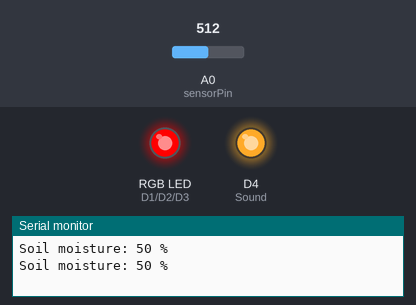
The sketch below on a simulated ESP8266 (NodeMCU). Parts: an RGB LED mixed from three pins (HIGH = lit), output pins drawn as LEDs (lit = HIGH), the last lines printed to the serial monitor. Dashed ring = blinking. The test bench sets the inputs (shaded band); at power-on: A0 (sensorPin) = 512.

Above: at 3.8 s.
3.9 s: A0 (sensorPin) set to 432
7.8 s: A0 (sensorPin) set to 404
At 9.6 s:
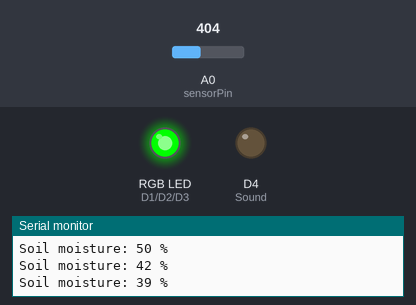
11.7 s: A0 (sensorPin) set to 209
15.6 s: A0 (sensorPin) set to 191
At 17.7 s:
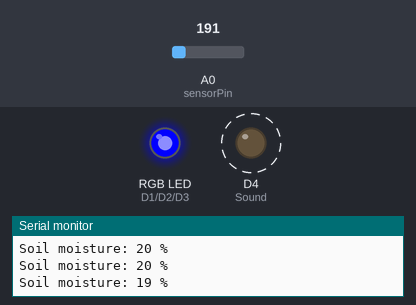
21.5 s: A0 (sensorPin) set to 306
At 23.1 s:
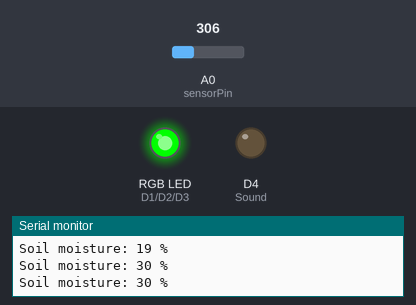
25.4 s: A0 (sensorPin) set to 122
At 26.3 s:
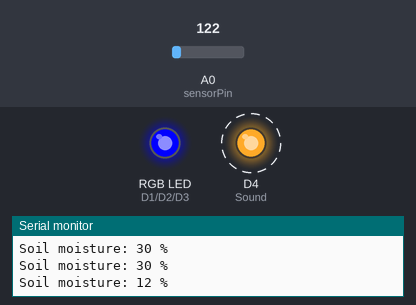
Timing chart, 0 to 34.1 s (numbered marks = the images above; inputs shaded):
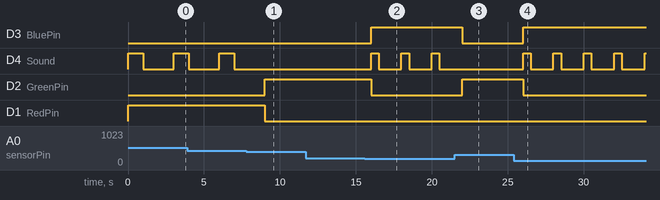

Measured:
- the behaviour switches between 415 and 414 on A0 (sensorPin) (found by bisection; images 0 and 1)
- the behaviour switches between 200 and 199 on A0 (sensorPin) (found by bisection; images 1 and 2)
- after the input at 7.8 s, D4 (Sound): stays LOW (without the input it goes to HIGH after 1.2 s); D2 (GreenPin): LOW → HIGH after 1.2 s; D1 (RedPin): HIGH → LOW after 1.2 s
- after the input at 15.6 s, D3 (BluePin): LOW → HIGH after 0.40 s; D4 (Sound): alternates HIGH for 0.50 s and LOW for 1.5 s, starting after 0.40 s; D2 (GreenPin): HIGH → LOW after 0.40 s
- after the input at 21.5 s, D3 (BluePin): HIGH → LOW after 0.50 s; D4 (Sound): stops changing and stays LOW; D2 (GreenPin): LOW → HIGH after 0.50 s
- after the input at 25.4 s, D3 (BluePin): LOW → HIGH after 0.61 s; D4 (Sound): alternates HIGH for 0.50 s and LOW for 1.5 s, starting after 0.61 s; D2 (GreenPin): HIGH → LOW after 0.61 s

The sketch:

OK.ino
```cpp
int sensorPin = A0; //ชื้น
#define RedPin D1   //กำหนดขา
#define GreenPin D2 //กำหนดขา
#define BluePin D3  //กำหนดขา
#define Sound D4    //กำหนดขา

void setup() {
  Serial.begin(9600); // set up serial port for 9600 baud (speed)

//RGB
  pinMode(RedPin, OUTPUT);
  pinMode(GreenPin, OUTPUT);
  pinMode(BluePin, OUTPUT);

//Sound
  pinMode(Sound,OUTPUT);
}

void loop() {


  int sensorValue;
  sensorValue = analogRead(sensorPin);                //อ่านค่าความชื้น
  sensorValue = map(sensorValue, 0, 1023, 0, 100);
  Serial.print("Soil moisture: ");
  Serial.print(sensorValue);
  Serial.println(" %");

  if(sensorValue >=20 && sensorValue <=40){
    setColor(0, 255, 0);  // ไฟสี green
                          //ไม่มีเสียงเตือน

  }
    else if(sensorValue >=41){
        setColor(255, 0, 0);    // red
        digitalWrite(Sound,HIGH);
        delay(1000);
        digitalWrite(Sound,LOW);
        delay(1000);
      }
     else if (sensorValue <=19){
        setColor(0, 0, 255);    // blue
        digitalWrite(Sound,HIGH);
        delay(500);
        digitalWrite(Sound,LOW);
        delay(500);
      }
      delay(1000);
            }
void setColor(int red, int green, int blue)  //ส่วนของสี
{
  #ifdef COMMON_ANODE
    red = 255 - red;
    green = 255 - green;
    blue = 255 - blue;
  #endif
  analogWrite(RedPin, red);
  analogWrite(GreenPin, green);
  analogWrite(BluePin, blue);
}
```
